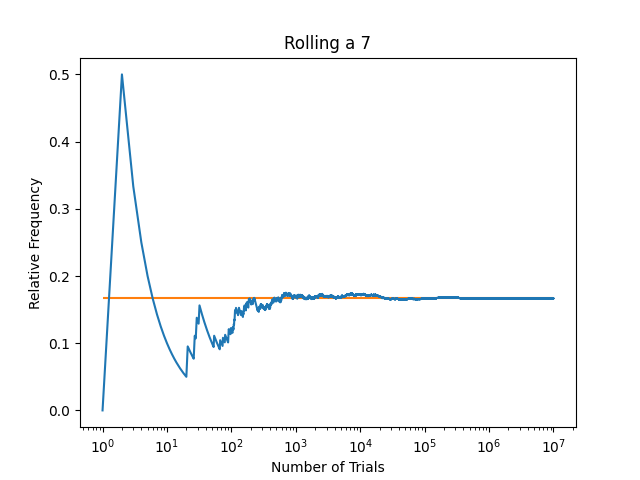

Generate this figure with Python:
import numpy as np
import matplotlib.pyplot as plt

# Set up rng
rng = np.random.default_rng()

# Simulate Rolling Dice
n = int(1E7)
samp = (
    rng
    .integers(1, 7, (2, n))
    .sum(axis=0)
)

# get relative frequencies
x = np.arange(n) + 1
y = np.cumsum(samp == 7) / x

# plot relative frequencies
fig, ax = plt.subplots()
ax.hlines(1 / 6, x[0], x[-1], color = 'tab:orange')
ax.plot(x, y)
ax.set_title('Rolling a 7')
ax.set_xlabel('Number of Trials')
ax.set_xscale('log', base = 10)
ax.set_ylabel('Relative Frequency')
plt.savefig('dice7.png')
